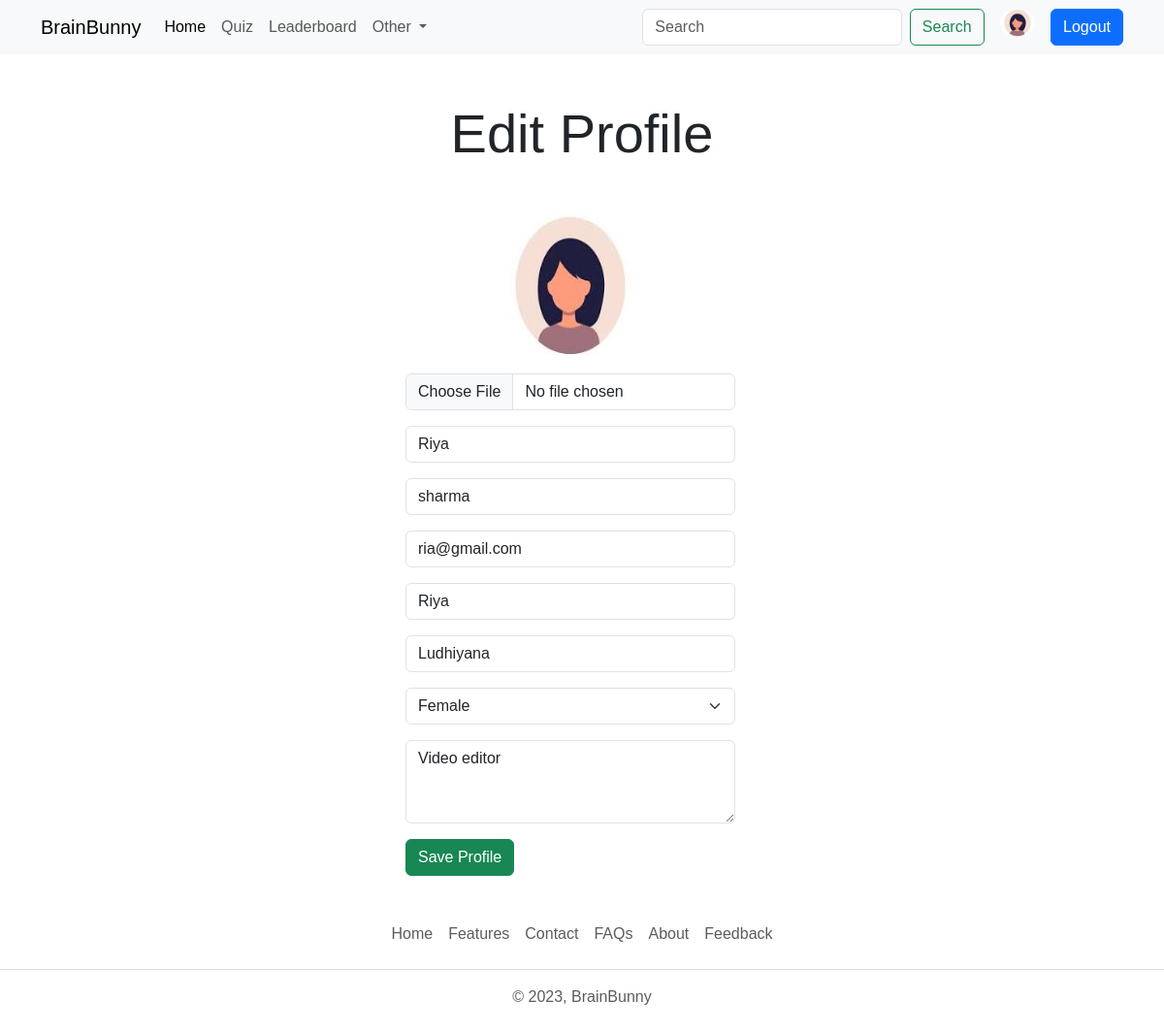
Screenshot of /user/settings (signed in) with the database file from the repository.
### account/models.py (models this page shows, shortened)
class Profile(models.Model):
    user=models.OneToOneField(User,on_delete=models.CASCADE,null=True,verbose_name='User Object') #verbose name
    bio = models.TextField(blank=True,null=True)
    profile_img=models.ImageField(upload_to='profile_images',default='user.png',blank=True,null=True,verbose_name='Profile Pic')
    location=models.CharField(max_length=100,blank=True,null=True)
    GENDER=(
        ('Male','Male'),
        ('Female','Female'),
        ('Other','Other'),
    )
    gender=models.CharField(max_length=6,choices=GENDER,blank=True,null=True)

### account/views.py (the view, shortened to what this page needs)
# urls.py: path('settings',views.editProfile,name='edit_profile'),
@login_required(login_url="login")
def editProfile(request):
    user_object2 = User.objects.get(username=request.user)
    user_profile =Profile.objects.get(user=user_object2)
    context={"user_profile2":user_profile}
    return render(request,"profile-edit.html",context)

### templates/profile-edit.html (shortened to what this page needs)
{% extends "index.html" %}
{% load static %}
{% block content %}
  <h1 class="display-4 text-center my-5">Edit Profile</h1>
  <div class="container">
    <div class="row row-cols-sm-1 row-cols-lg-3 container">
      <div class="col-12">
      </div>
      <div class="col-12">
        <form action="" method="POST" enctype="multipart/form-data">
            <div class="mb-3 d-flex justify-content-center">
                <img src="{{user_profile2.profile_img.url}}" alt="profile-pic" width="150" height="150" class="rounded-circle">
            </div>
          <div class="mb-3">
            <input type="file" name="profile_img" " class="form-control" id="exampleInputImage">
          </div>
          <div class="mb-3">
            <input type="text" name="firstname" value="{{user_profile2.user.first_name}}" class="form-control" id="exampleInputFirstName" placeholder="First Name" required>
          </div>
          <div class="mb-3">
            <input type="text" name="lastname" value="{{user_profile2.user.last_name}}" class="form-control" id="exampleInputLastName" placeholder="Last Name" required>
          </div>
          <div class="mb-3">
            <input type="email" name="email" value="{{user_profile2.user.email}}" class="form-control" id="exampleInputEmail2" aria-describedby="emailHelp"
              placeholder="Email" required>
          </div>
          <div class="mb-3">
            <input type="text" name="username" value="{{user_profile2.user.username}}" class="form-control" id="exampleInputUsername1" aria-describedby="emailHelp"
              placeholder="Username" required>
          </div>
          <div class="mb-3">
            <input type="text" name="location" value="{{user_profile2.location}}" class="form-control" id="exampleInputLocation" placeholder="Location" required >
          </div>
          <div class="mb-3">
            <select class="form-select form-control" name="gender" id="exampleInputGender" aria-label="Default select example" required >
                <option {% if user_profile2.gender == 'Female' %}selected {% endif %} value="Female">Female </option>
              </select>
          </div>
          <div class="mb-3">
            <textarea class="form-control" name="bio"  id="exampleFormControlTextarea1" rows="3" placeholder="Your Bio" required >{{user_profile2.bio}}</textarea>
          </div>
          <button type="submit" class="btn btn-success">Save Profile</button>
        </form>
      </div>
      <div class="col-12">
      </div>
    </div>
  </div>
{% endblock content %}

### templates/components/navbar.html (shortened to what this page needs)
<nav class="navbar navbar-expand-lg bg-body-tertiary d-none d-lg-block">
    <div class="container">
        <a class="navbar-brand" href="{% url "home" %}">BrainBunny</a>
        <div class="collapse navbar-collapse" id="navbarSupportedContent">
            <ul class="navbar-nav me-auto mb-2 mb-lg-0">
                <li class="nav-item">
                    <a class="nav-link active" aria-current="page" href="{% url "home" %}">Home</a>
                </li>
                <li class="nav-item">
                    <a class="nav-link" href="{% url "all_quiz" %}">Quiz</a>
                </li>
                <li class="nav-item">
                    <a class="nav-link" href="./leaderboard.html">Leaderboard</a>
                </li>
                <li class="nav-item dropdown">
                    <a class="nav-link dropdown-toggle" href="#" role="button" data-bs-toggle="dropdown"
                        aria-expanded="false">
                        Other
                    </a>
                </li>
            </ul>
            <form class="d-flex" role="search">
                <input class="form-control me-2" type="search" placeholder="Search" aria-label="Search">
                <button class="btn btn-outline-success" type="submit">Search</button>
                {% if request.user.is_authenticated %}
                    <a href="{% url "profile" request.user.username %}" data-bs-toggle="tooltip" data-bs-placement="bottom" data-bs-title=@{{request.user.username}} class="mx-2">
                        <img src="{{user_profile2.profile_img.url}}" alt="profile" width="55" height="55" class="img-fluid rounded-circle mx-2">
                    </a>
                    <a href="{% url "logout" %}" class="btn btn-primary ms-3">Logout</a>
                {% else %}
                    <a href="{% url "login" %}" class="btn btn-primary ms-2">Login</a>
                {% endif %}
            </form>
        </div>
    </div>
</nav>

### static/css/style.css (style rules this page uses)
* { font-family: 'Trebuchet MS', 'Lucida Sans Unicode', 'Lucida Grande', 'Lucida Sans', Arial, sans-serif; }

### rows the page displays
Profile: profile_img (picture), firstname "Riya", lastname "sharma", email "ria@gmail.com", username "Riya", location "Ludhiyana", gender "Female", bio "Video editor"
